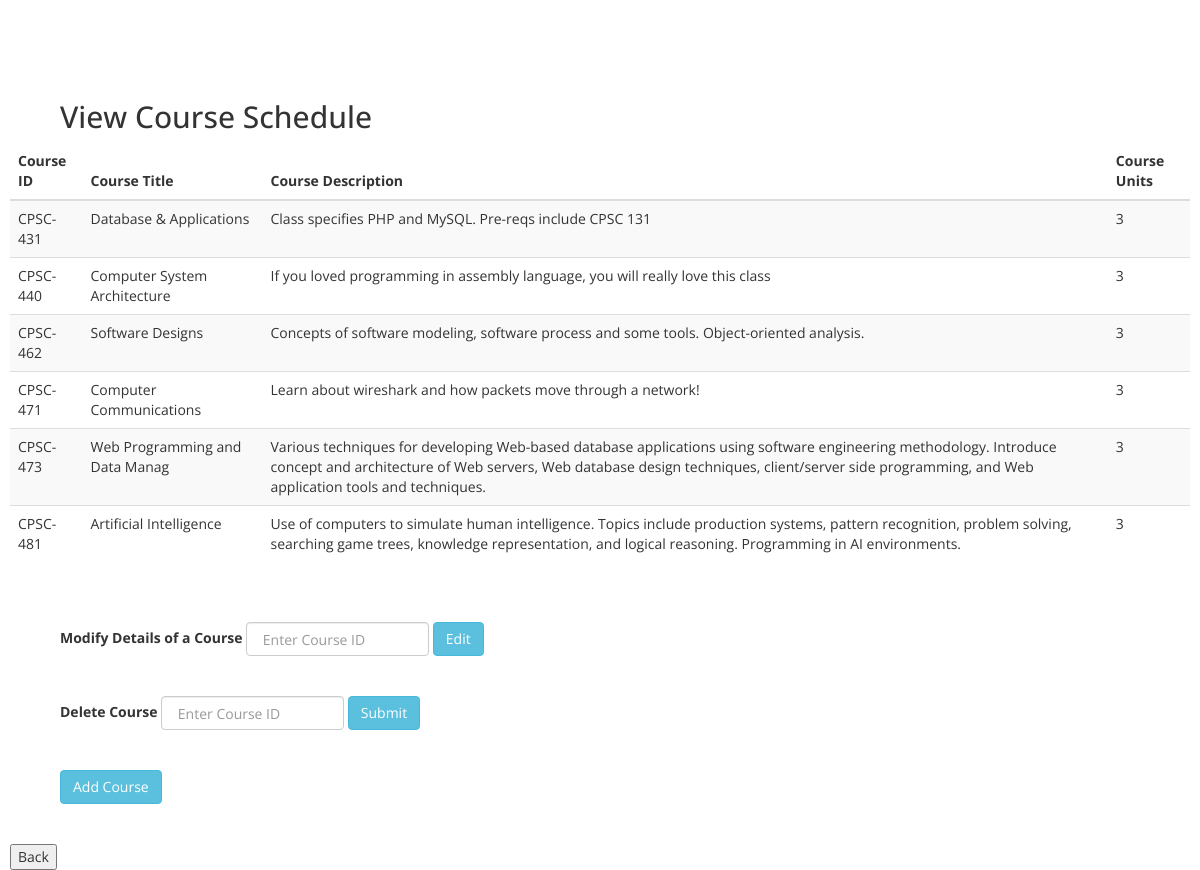
/view_course_schedule.php, run on the app's committed database.
### tables this page shows
create table COURSE
(	Course_ID char (10) not null primary key,
	Course_Title char (30),
        Course_Unit int unsigned not null,
	Description varchar (500)
);

### define_class.php (the view, shortened to what this page needs)
<?php
	function display_course_schedule($db)
	{
		$query = "SELECT * FROM COURSE ";
		$result = mysqli_query($db, $query);
		if (!$result) {
			echo "<p> No records found </p>";
		} else {
			while ($row = mysqli_fetch_assoc($result)) {
				echo "<tr>";
				echo "<td>" . $row['Course_ID'] . "</td>";
				echo "<td>" . $row['Course_Title'] . "</td>";
				echo "<td>" . $row['Description'] . "</td>";
				echo "<td>" . $row['Course_Unit'] . "</td>";
				echo "</tr>";
			}
		}
	}
?>

### view_course_schedule.php (shortened to what this page needs)
<?php
	include 'define_class.php';
?>
<!DOCTYPE html>
<html>
<head>
    <link rel="stylesheet" href="https://maxcdn.bootstrapcdn.com/bootstrap/3.3.4/css/bootstrap.min.css">
    <link rel= "stylesheet" type="text/css" href="style.css" />
</head>
<body>
    <header>
        <div class = "view_all_sessions_header">
        <h2> View Course Schedule </h2>
        </div>
    </header>
<main>
    <div class = "Course_Schedule_tbl_div">
        <table class = "table table-striped">
            <thead>
                <tr><th>Course ID</th>
                    <th>Course Title    </th>
					<th>Course Description</th>
					<th>Course Units </th>
                </tr>
            </thead>
            <tbody>
			   <?php
                    $db = connectDB();
					display_course_schedule($db);
                ?>
            </tbody>
        </table>
    </div>
	<br><br>
    <div class = "bottom_buttons" >
                    <form class="form-inline" form action="edit_course_schedule.php" method="POST">
                        <div class="form-group">
                            <label for="exampleInputName2">Modify Details of a Course </label>
                            <input type="text" class="form-control" id="exampleInputName2" placeholder=" Enter Course ID" name="edit_course" maxlength = "8">
                            <button type="submit" class="btn btn-info">Edit</button>
                        </div>
                    </form>
    </div>
	<br /> <br />
    <div class = "bottom_buttons" >
                    <form class="form-inline" form action="delete_course.php" method="POST">
                        <div class="form-group">
                            <label for="exampleInputName2">Delete Course </label>
                            <input type="text" class="form-control" id="exampleInputName2" placeholder=" Enter Course ID" name="del_course" maxlength = "8">
                            <button type="submit" class="btn btn-info">Submit</button>
                        </div>
                    </form>
    </div>
	<br> <br>
	<div class = "bottom_buttons" >
                    <form class="form-inline" form action="add_course.php" method="POST">
                        <div class="form-group">
                            <button type="submit" class="btn btn-info">Add Course</button>
                        </div>
                    </form>
    </div>
</main>
</body>
<footer>
            <br>
            <br>
			<form action = "admin.php" method = "post">
				<input name = "BackButton" type= "submit" value= "Back">
			</form>
</footer>
</body>
</html>

### style.css (style rules this page uses)
body { padding: 80px 10px 0px 10px;font-family: 'Open Sans', sans-serif; }
.view_all_sessions_header, .all_sessions_tbl_div, .bottom_buttons { margin-left: 50px; }
.view_my_classes_header, .my_classes_tbl_div, .bottom_buttons { margin-left: 50px; }
.view_my_grades_header, .my_grades_tbl_div, .bottom_buttons { margin-left: 50px; }

### data on the page
course: Course_ID "CPSC-431", Course_Title "Database & Applications", Description "Class specifies PHP and MySQL. Pre-reqs include CPSC 131", Course_Unit "3"
course: Course_ID "CPSC-440", Course_Title "Computer System Architecture", Description "If you loved programming in assembly language, you will really love this class", Course_Unit "3"
course: Course_ID "CPSC-462", Course_Title "Software Designs", Description "Concepts of software modeling, software process and some tools. Object-oriented analysis.", Course_Unit "3"
course: Course_ID "CPSC-471", Course_Title "Computer Communications", Description "Learn about wireshark and how packets move through a network!", Course_Unit "3"
course: Course_ID "CPSC-473", Course_Title "Web Programming and Data Manag", Description "Various techniques for developing Web-based database applications using software engineering methodology. Introduce concept and architecture of Web servers, Web database design techniques, client/server side programming, and Web application tools and techniques.", Course_Unit "3"
course: Course_ID "CPSC-481", Course_Title "Artificial Intelligence", Description "Use of computers to simulate human intelligence. Topics include production systems, pattern recognition, problem solving, searching game trees, knowledge representation, and logical reasoning. Programming in AI environments.", Course_Unit "3"
